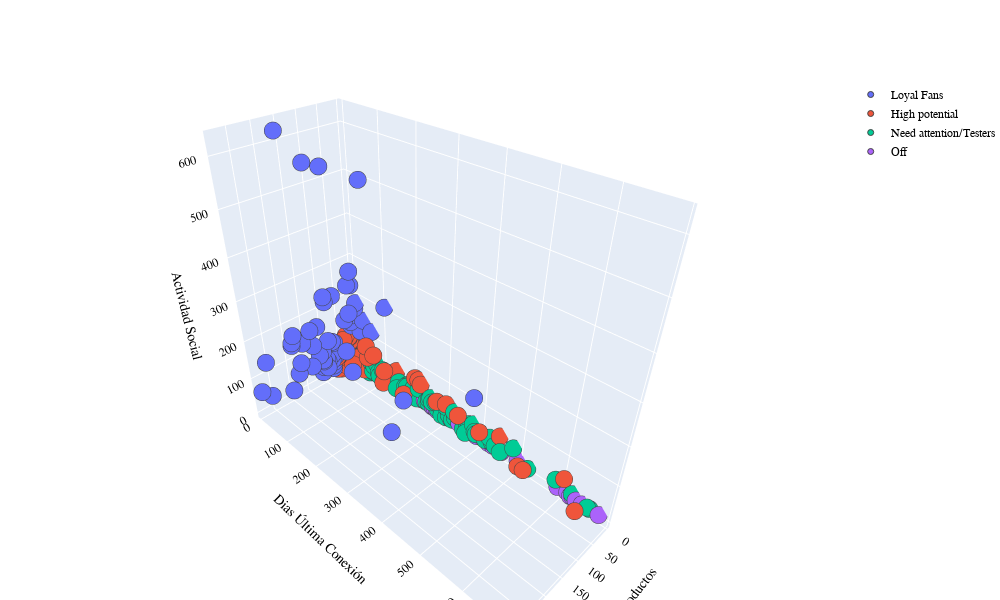

The cell this chart's notebook holds for it:
### Code cell
PLOT = go.Figure()
for C in list(dataset_temp.cluster.unique()):
    

    PLOT.add_trace(go.Scatter3d(x = dataset_temp[dataset_temp.cluster == C]['productsQuality'],
                                y = dataset_temp[dataset_temp.cluster == C]['daysSinceLastLogin'],
                                z = dataset_temp[dataset_temp.cluster == C]['socialAct_1'],                        
                                mode = 'markers',marker_size = 6, marker_line_width = 1,
                                name = str(C)))
PLOT.update_traces(hovertemplate='productsQuality: %{x} <br>daysSinceLastLogin: %{y} <br>socialActivity: %{z}')

    
PLOT.update_layout(margin={"r":0,"t":80,"l":0,"b":0}, width = 1000, height = 600, autosize = True, showlegend = True,
                   scene = dict(xaxis=dict(title = 'Calidad de Productos', titlefont_color = 'black'),
                                yaxis=dict(title = 'Dias Última Conexión', titlefont_color = 'black'),
                                zaxis=dict(title = 'Actividad Social', titlefont_color = 'black')),
                   font = dict(family = "Gilroy", color  = 'black', size = 12))

### Figure 1 — Plotly figure (JSON) as saved in the notebook; plotly's stock layout.template omitted (floating-point values rounded to 4 significant figures; data arrays with more than 128 entries replaced by an {"elided": "..."} marker saying what was removed)
{"data": [{"hovertemplate": "productsQuality: %{x} <br>daysSinceLastLogin: %{y} <br>socialActivity: %{z}", "marker": {"line": {"width": 1}, "size": 6}, "mode": "markers", "name": "Loyal Fans", "type": "scatter3d", "x": [193.2, 188.8, 194.0, 264.2, 150, 165.8, 137.1, 110.9, 183.0, 122.6, 87, 145.0, 260.9, 203, 100.8, 101.6, 97.56, 87.8, 121.6, 284.7, 76.84, 172.3, 78.09, 76.7, 104.9, 163.0, 114.2, 73.5, 82.17, 111.9, 87, 109, 85, 112, 75.84, 83.27, 94.6, 114.8, 98.42, 41.37, 95.44, 86, 115.9, 84.44, 22.76, 23.96, 28.88, 203.4, 16.2, 14.92, 19.44, 14.52, 13.11, 28.36, 19, 8.42, 6, 5, 4, 4, "Need attention/Testers", "Off", "Off"], "y": [11, 12, 11, 12, 22, 11, 11, 11, 11, 11, 68, 11, 11, 55, 11, 11, 11, 13, 11, 11, 11, 16, 15, 11, 11, 293, 12, 11, 11, 11, 86, 23, 12, 11, 240, 11, 11, 11, 11, 11, 11, 11, 11, 11, 11, 14, 13, 11, 385, 11, 12, 36, 55, 11, 11, 11, 12, 112, 35, 62, 11, 11, 11], "z": [157, 175, 150, 141, 175, 142, 121, 62, 65, 167, 110, 65, 44, 131, 53, 64, 236, 55, 85, 69, 100, 625, 534, 60, 58, 62, 48, 229, 45, 91, 60, 50, 36, 66, 62, 106, 114, 550, 56, 148, 222, 68, 32, 27, 134, 126, 162, 26, 124, 150, 235, 116, 500, 238, 271, 167, 181, 214, 141, 121, 222, 138, 518]}, {"hovertemplate": "productsQuality: %{x} <br>daysSinceLastLogin: %{y} <br>socialActivity: %{z}", "marker": {"line": {"width": 1}, "size": 6}, "mode": "markers", "name": "High potential", "type": "scatter3d", "x": {"elided": "163 mixed values"}, "y": {"elided": "163 int values"}, "z": {"elided": "163 int values"}}, {"hovertemplate": "productsQuality: %{x} <br>daysSinceLastLogin: %{y} <br>socialActivity: %{z}", "marker": {"line": {"width": 1}, "size": 6}, "mode": "markers", "name": "Need attention/Testers", "type": "scatter3d", "x": {"elided": "557 mixed values"}, "y": {"elided": "557 int values"}, "z": {"elided": "557 int values"}}, {"hovertemplate": "productsQuality: %{x} <br>daysSinceLastLogin: %{y} <br>socialActivity: %{z}", "marker": {"line": {"width": 1}, "size": 6}, "mode": "markers", "name": "Off", "type": "scatter3d", "x": {"elided": "1932 mixed values"}, "y": {"elided": "1932 int values"}, "z": {"elided": "1932 mixed values"}}], "layout": {"autosize": true, "font": {"color": "black", "family": "Gilroy", "size": 12}, "height": 600, "margin": {"b": 0, "l": 0, "r": 0, "t": 80}, "scene": {"xaxis": {"title": {"font": {"color": "black"}, "text": "Calidad de Productos"}}, "yaxis": {"title": {"font": {"color": "black"}, "text": "Dias Última Conexión"}}, "zaxis": {"title": {"font": {"color": "black"}, "text": "Actividad Social"}}}, "showlegend": true, "width": 1000}}
